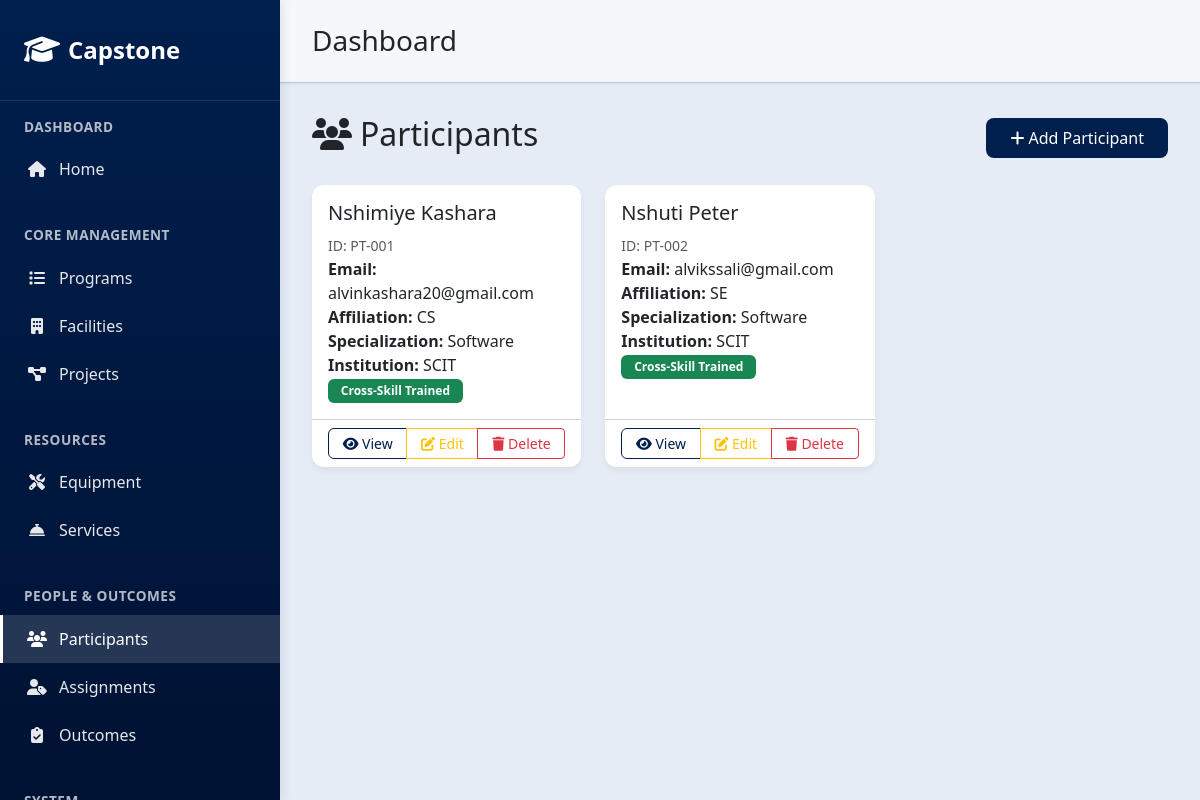
Page /participants/ on the committed database.
### core/models.py (models this page shows, shortened)
class Participant(models.Model):
    participant_id = models.CharField(max_length=10, unique=True, blank=True, null=True)
    full_name = models.CharField(max_length=200, default='Unknown Participant')
    email = models.EmailField(unique=True, default='unknown@example.com')
    affiliation = models.CharField(max_length=100, choices=(
        ('CS', 'CS'),
        ('SE', 'SE'),
        ('Engineering', 'Engineering'),
        ('Other', 'Other'),
    ), default='Other')
    specialization = models.CharField(max_length=100, choices=(
        ('Software', 'Software'),
        ('Hardware', 'Hardware'),
        ('Business', 'Business'),
    ), default='Software')
    cross_skill_trained = models.BooleanField(default=False)
    institution = models.CharField(max_length=100, choices=(
        ('SCIT', 'SCIT'),
        ('CEDAT', 'CEDAT'),
        ('UniPod', 'UniPod'),
        ('UIRI', 'UIRI'),
        ('Lwera', 'Lwera'),
    ), default='SCIT')

### core/interfaces/controllers/participant_views.py (the view)
# urls.py: path('participants/', participant_views.ParticipantListView.as_view(), name='participant_list'),
class ParticipantListView(SearchFilterMixin, ListView):
    model = Participant
    template_name = "core/participant_list.html"
    context_object_name = "participants"
    search_fields = ['full_name', 'email', 'affiliation', 'specialization', 'institution']
    filter_fields = {
        'affiliation': [],
        'specialization': [],
        'cross_skill_trained': [('True', 'Yes'), ('False', 'No')],
    }
    items_per_page = 15
    def __init__(self, **kwargs):
        super().__init__(**kwargs)
        self.filter_fields['affiliation'] = get_model_field_choices(Participant, 'affiliation')
        self.filter_fields['specialization'] = get_model_field_choices(Participant, 'specialization')
    def get_queryset(self):
        queryset = Participant.objects.all()
        search_query = self.get_search_query()
        queryset = self.apply_search(queryset, search_query)
        filter_params = self.get_filter_params()
        if 'cross_skill_trained' in filter_params:
            cross_skill_value = filter_params.pop('cross_skill_trained')
            if cross_skill_value == 'True':
                queryset = queryset.filter(cross_skill_trained=True)
            elif cross_skill_value == 'False':
                queryset = queryset.filter(cross_skill_trained=False)
        queryset = self.apply_filters(queryset, filter_params)
        return queryset.order_by('full_name')
    def get_context_data(self, **kwargs):
        context = super().get_context_data(**kwargs)
        queryset = self.get_queryset()
        paginated_participants = self.get_paginated_queryset(queryset)
        context['participants'] = paginated_participants
        context['object_list'] = paginated_participants
        context['total_count'] = queryset.count()
        return context

### core/utils.py (called while the page is built, shortened)
def get_model_field_choices(model, field_name):
    field = model._meta.get_field(field_name)
    if hasattr(field, 'choices') and field.choices:
        return field.choices
    return []

    def get_search_query(self):
        return self.request.GET.get('search', '').strip()

    def get_filter_params(self):
        filters = {}
        for field_name in self.filter_fields.keys():
            value = self.request.GET.get(field_name, '').strip()
            if value:
                filters[field_name] = value
        return filters

    def get_sort_param(self):
        sort_param = self.request.GET.get('sort', '').strip()
        if sort_param:
            field_name = sort_param.lstrip('-')
            if field_name in self.sortable_fields:
                return sort_param
        return None

    def get_items_per_page(self):
        try:
            per_page = int(self.request.GET.get('per_page', self.items_per_page))
            if per_page in [10, 15, 25, 50, 100]:
                return per_page
        except (ValueError, TypeError):
            pass
        return self.items_per_page

    def apply_search(self, queryset, search_query):
        if not search_query or not self.search_fields:
            return queryset

    def apply_filters(self, queryset, filter_params):
        for field_name, value in filter_params.items():
            if value:
                queryset = queryset.filter(**{field_name: value})
        return queryset

    def get_paginated_queryset(self, queryset):
        items_per_page = self.get_items_per_page()
        paginator = Paginator(queryset, items_per_page)
        page = self.request.GET.get('page', 1)
        try:
            objects = paginator.page(page)
        except PageNotAnInteger:
            objects = paginator.page(1)
        except EmptyPage:
            objects = paginator.page(paginator.num_pages)
        return objects

### core/templates/core/participant_list.html (shortened to what this page needs)
{% extends 'core/base.html' %}
{% block content %}
<div class="d-flex justify-content-between align-items-center mb-4">
  <h2><i class="fas fa-users me-2"></i>Participants</h2>
  <a href="{% url 'participant_create' %}" class="btn btn-primary">
    <i class="fas fa-plus me-1"></i>Add Participant
  </a>
</div>
{% if participants %}
  <div class="row">
    {% for participant in participants %}
      <div class="col-md-6 col-lg-4 mb-4">
        <div class="card h-100">
          <div class="card-body">
            <h5 class="card-title">{{ participant.full_name }}</h5>
            <p class="card-text">
              <small class="text-muted">ID: {{ participant.participant_id }}</small><br>
              <strong>Email:</strong> {{ participant.email }}<br>
              <strong>Affiliation:</strong> {{ participant.affiliation }}<br>
              <strong>Specialization:</strong> {{ participant.specialization }}<br>
              <strong>Institution:</strong> {{ participant.institution }}<br>
              {% if participant.cross_skill_trained %}
                <span class="badge bg-success">Cross-Skill Trained</span>
              {% else %}
                <span class="badge bg-secondary">Not Cross-Skill Trained</span>
              {% endif %}
            </p>
          </div>
          <div class="card-footer bg-transparent">
            <div class="btn-group w-100" role="group">
              <a href="{% url 'participant_detail' participant.pk %}" class="btn btn-outline-primary btn-sm">
                <i class="fas fa-eye"></i> View
              </a>
              <a href="{% url 'participant_update' participant.pk %}" class="btn btn-outline-warning btn-sm">
                <i class="fas fa-edit"></i> Edit
              </a>
              <a href="{% url 'participant_delete' participant.pk %}" class="btn btn-outline-danger btn-sm">
                <i class="fas fa-trash"></i> Delete
              </a>
            </div>
          </div>
        </div>
      </div>
    {% endfor %}
  </div>
{% endif %}
{% endblock %}

### core/templates/core/base.html (style rules this page uses)
:root { --primary-blue: #001f4d; --light-blue: #274690; --dark-blue: #001233; --blue-hover: #003366; }
.card { border: none; border-radius: 12px; box-shadow: 0 4px 6px rgba(0, 0, 0, 0.05); transition: all 0.3s ease; background: white; }
.btn-primary { background: var(--primary-blue); border: none; border-radius: 8px; padding: 0.5rem 1.5rem; transition: all 0.3s ease; color: #fff; }
.btn-outline-primary { color: var(--primary-blue); border-color: var(--primary-blue); border-radius: 6px; background: #fff; }
.badge { border-radius: 6px; padding: 0.4rem 0.8rem; background: var(--primary-blue); color: #fff; }

### rows in the picture
Participant: full_name "Nshimiye Kashara", participant_id "PT-001", email "alvinkashara20@gmail.com", affiliation "CS", specialization "Software", institution "SCIT", cross_skill_trained "Cross-Skill Trained"
Participant: full_name "Nshuti Peter", participant_id "PT-002", email "alvikssali@gmail.com", affiliation "SE", specialization "Software", institution "SCIT", cross_skill_trained "Cross-Skill Trained"
